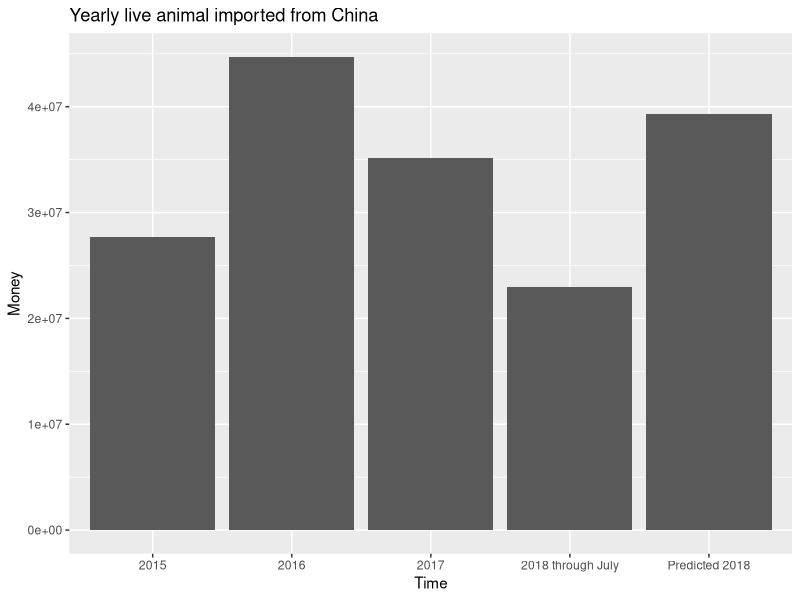
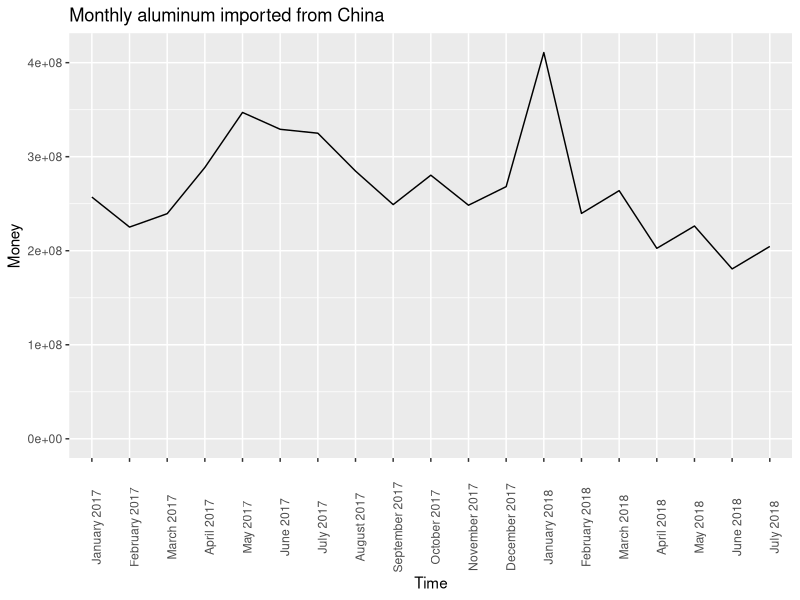

Here is the R script that generated these plots, in order:
## ---- chunk 1
knitr::opts_chunk$set(echo = TRUE)
## ---- chunk 2
library(tidyverse)
library(readxl)
war <- read_xlsx("usaimport.xlsx")
colnames(war)<-c("Commodity","Country","Time","Money")
liveanimalchina<-filter(.data = war, Country =="China") %>%
  filter(str_detect(Commodity , "Live Animals"))  %>%
  filter(Money>20000000)

b<-rbind(liveanimalchina, c("01 Live Animals","China","Predicted 2018",(22919535*12)/7))
b$Money=as.numeric((b$Money))
ggplot(data = b, aes(x = Time, y = Money)) +
geom_bar(stat = "identity") +
labs(title = "Yearly live animal imported from China") +
  scale_y_continuous(limits=c(0,NA))

aluminum<-filter(.data = war, Country == "China") %>%
  filter(str_detect(Commodity, "Aluminum")) %>%
  filter(Money < 1000000000)
aluminum$Time <- factor(aluminum$Time, levels = aluminum$Time)

ggplot(data = aluminum, aes(x=Time, y = Money)) +
  geom_line(group = 1) +
  labs(title="Monthly aluminum imported from China") +
  theme(axis.text.x=element_text(angle=90,margin = margin(5, unit = "mm"),vjust =1)) +
  scale_y_continuous(limits=c(0,NA))
